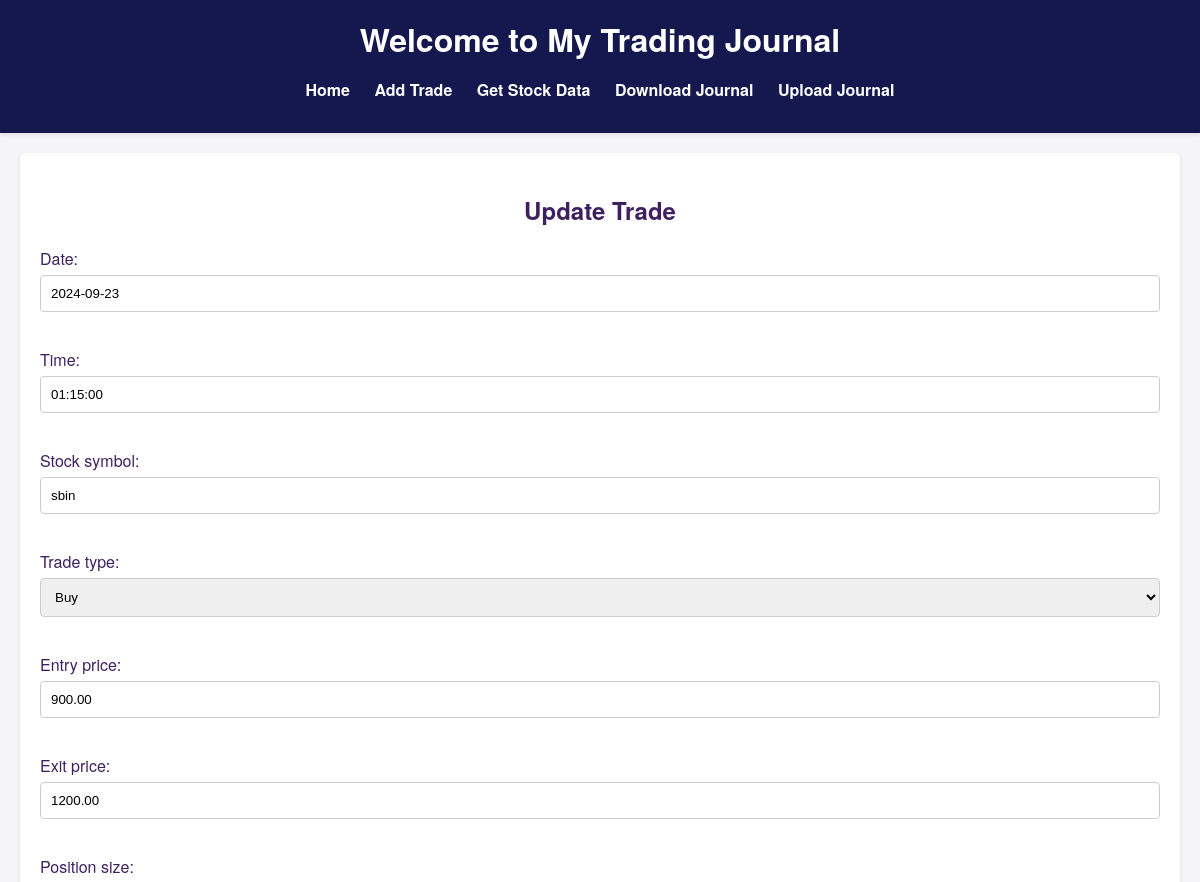
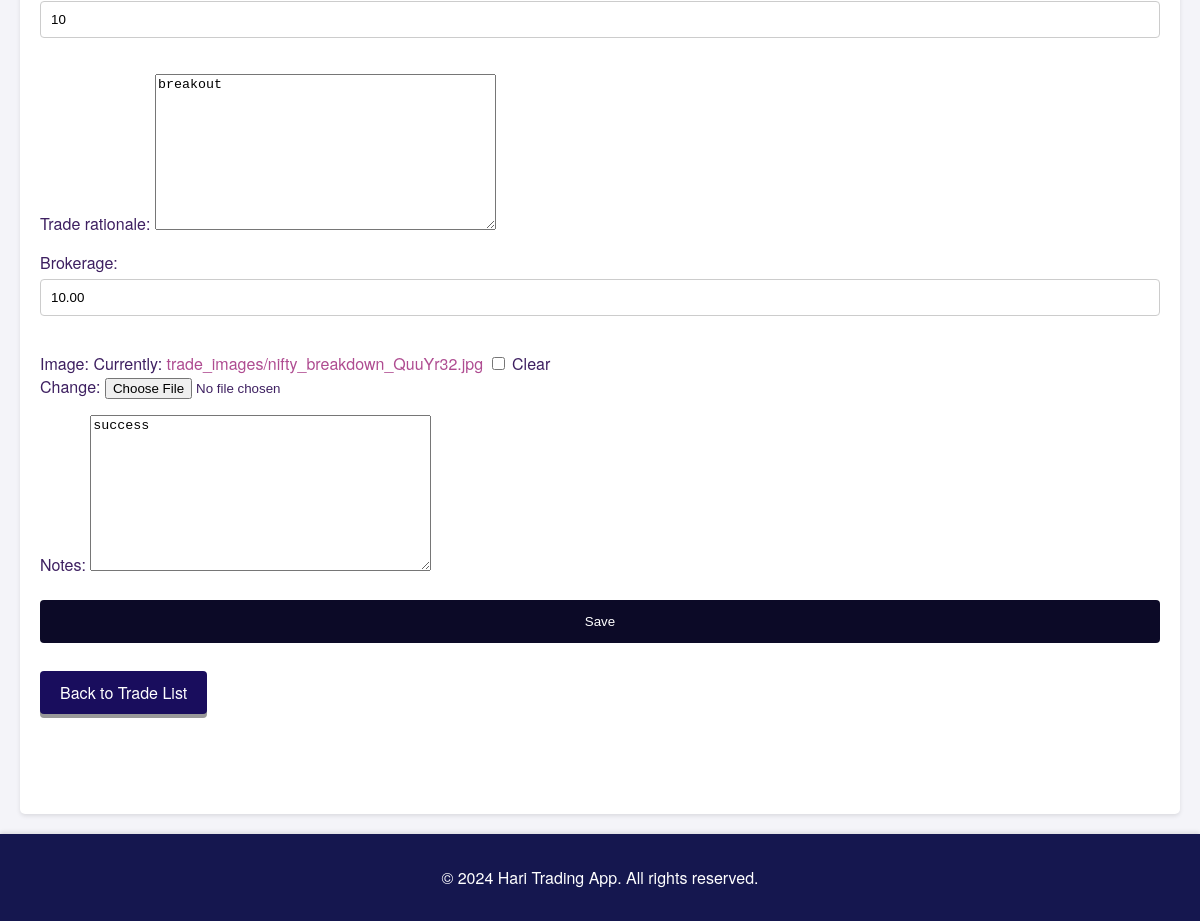
/trade_update/45/update/, run on the app's committed database (2 pictures, top to bottom).
### journal/models.py (models this page shows, shortened)
class Trade(models.Model):
    TRADE_TYPES = [
        ('Buy', 'Buy'),
        ('Sell', 'Sell'),
    ]
    date = models.DateField()
    time = models.TimeField()  # New time field
    stock_symbol = models.CharField(max_length=10)
    trade_type = models.CharField(max_length=4, choices=TRADE_TYPES)
    entry_price = models.DecimalField(max_digits=10, decimal_places=2)
    exit_price = models.DecimalField(max_digits=10, decimal_places=2, null=True, blank=True)
    position_size = models.IntegerField()
    trade_rationale = models.TextField()
    trade_outcome = models.DecimalField(max_digits=10, decimal_places=2, null=True, blank=True)
    notes = models.TextField(blank=True)
    image = models.ImageField(upload_to='trade_images/', null=True, blank=True)  # New image field
    brokerage = models.DecimalField(max_digits=10, decimal_places=2, null=True, blank=True)  # New brokerage

### journal/views.py (the view)
# urls.py: path('trade_update/<int:pk>/update/', views.trade_update, name = 'trade_update'),
def trade_update(request, pk):
    trade = get_object_or_404(Trade, pk=pk)
    if request.method == 'POST':
        form = TradeForm(request.POST,request.FILES, instance=trade)
        if form.is_valid():
            form.save()
            return redirect('trade_list')
    else:
        form = TradeForm(instance=trade)
    return render(request, 'journal/trade_form.html',{'form':form})

### journal/forms.py
class TradeForm(forms.ModelForm):
    class Meta:
        model = Trade
        fields = [
            'date',
            'time',  # New field
            'stock_symbol',
            'trade_type',
            'entry_price',
            'exit_price',
            'position_size',
            'trade_rationale',
            'brokerage',  # New field
            'image',  # New field
            'notes'
        ]

### journal/templates/journal/trade_form.html
{% extends "journal/base.html" %} {% block content %}
<h2 class="text-center">
  {% if form.instance.pk %}Update{% else %}Create{% endif %} Trade
</h2>
<form method="post" enctype="multipart/form-data">
  {% csrf_token %} {{ form.as_p }}
  <button type="submit">
    {% if form.instance.pk %}Save{% else %}Create{% endif %}
  </button>
</form>
<a href="{% url 'trade_list' %}" class="btn">Back to Trade List</a>
{% endblock %}

### journal/static/journal/style.css (style rules this page uses)
body { font-family: 'Helvetica Neue', Arial, sans-serif; margin: 0; padding: 0; background-color: #f4f4f9; color: #3e2061; }
form { margin-bottom: 20px; }
form input[type="text"], form input[type="date"], form input[type="number"], form input[type="email"], form select { width: 100%; padding: 10px; margin: 5px 0 20px 0; display: inline-block; border: 1px solid #ccc; border-radius: 4px; box-sizing: border-box; }
form button { width: 100%; background-color: #0c0a27; color: white; padding: 14px 20px; margin: 8px 0; border: none; border-radius: 4px; cursor: pointer; }
a { color: #af4c91; text-decoration: none; }
.btn { display: inline-block; padding: 10px 20px; font-size: 16px; cursor: pointer; text-align: center; text-decoration: none; outline: none; color: #fff; background-color: #190d5d; border: none; border-radius: 4px; box-shadow: 0 4px #999; }
.text-center { text-align: center; }

### data on the page
Trade: date "2024-09-23", time "01:15:00", stock_symbol "sbin", trade_type "Buy", entry_price "900.00", exit_price "1200.00", position_size "10", trade_rationale "breakout", brokerage "10.00", notes "success"
